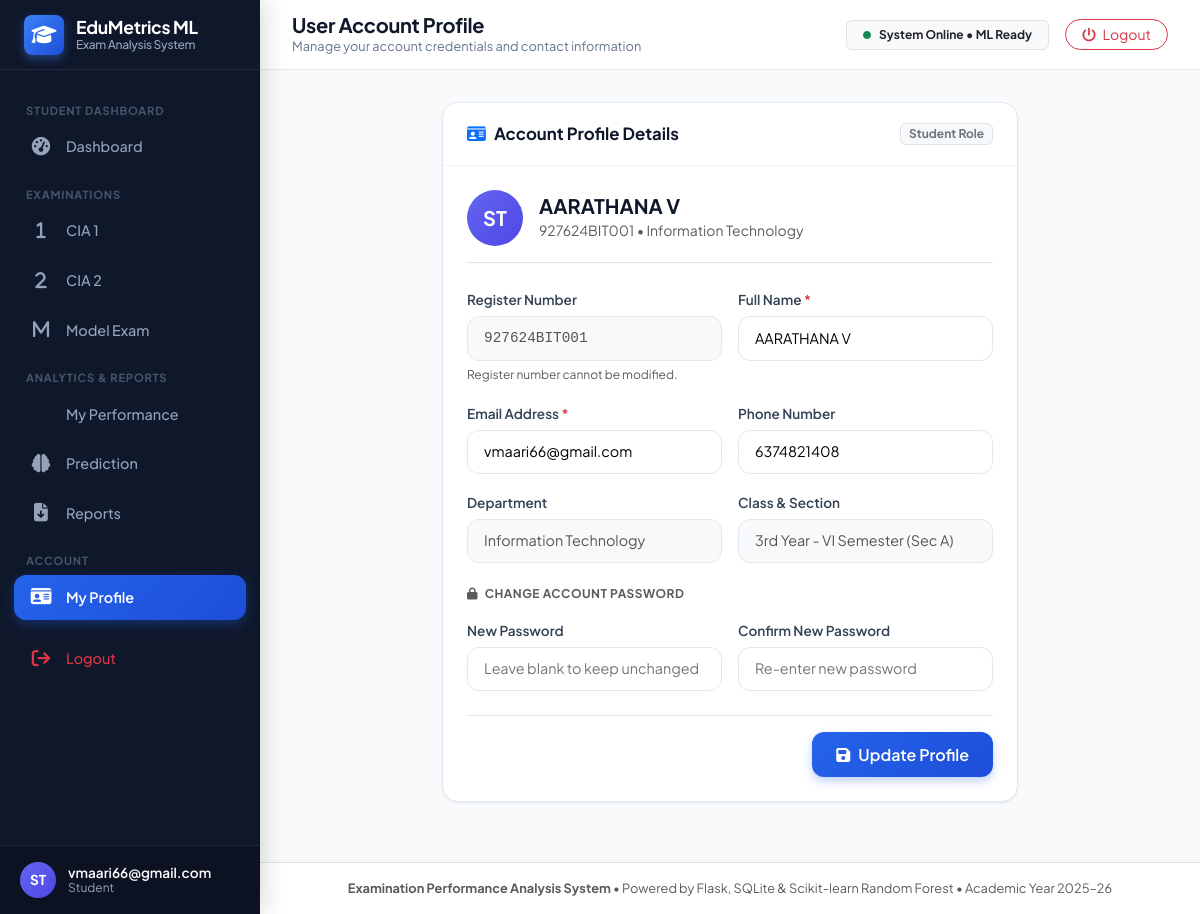
The page /profile (signed in) on the database its author committed.
### tables this page shows
CREATE TABLE students (
            id INTEGER PRIMARY KEY AUTOINCREMENT,
            register_number TEXT UNIQUE NOT NULL,
            name TEXT NOT NULL,
            email TEXT NOT NULL,
            phone TEXT,
            department TEXT,
            year TEXT,
            semester TEXT,
            section TEXT,
            date_of_birth TEXT,
            gender TEXT,
            password_hash TEXT NOT NULL,
            created_at TIMESTAMP DEFAULT CURRENT_TIMESTAMP
        );

### app.py (the view, shortened to what this page needs)
@app.route('/profile', methods=['GET', 'POST'])
@login_required
def profile():
    user_id = session.get('user_id')
    role = session.get('role')
    conn = get_db_connection()
    if role == 'admin':
        user = conn.execute("SELECT * FROM admins WHERE id = ?", (user_id,)).fetchone()
    else:
        user = conn.execute("SELECT * FROM students WHERE id = ?", (user_id,)).fetchone()
    conn.close()
    return render_template('profile.html', active_page='profile', user=user)

### app.py (called while the page is built)
def login_required(f):
    @wraps(f)
    def decorated_function(*args, **kwargs):
        if 'user_id' not in session:
            flash("Please log in to access this portal.", "warning")
            return redirect(url_for('login'))
        return f(*args, **kwargs)
    return decorated_function

### database.py (called while the page is built)
def get_db_connection():
    os.makedirs(Config.DB_DIR, exist_ok=True)
    os.makedirs(Config.REPORTS_DIR, exist_ok=True)
    os.makedirs(Config.UPLOAD_DIR, exist_ok=True)
    os.makedirs(Config.ML_DIR, exist_ok=True)
    conn = sqlite3.connect(Config.DB_PATH)
    conn.row_factory = sqlite3.Row
    conn.execute("PRAGMA foreign_keys = ON")
    return conn

### templates/profile.html (shortened to what this page needs)
{% extends "base.html" %}
{% block page_title %}User Account Profile{% endblock %}
{% block page_subtitle %}Manage your account credentials and contact information{% endblock %}
{% block content %}
<div class="row justify-content-center">
  <div class="col-lg-8">
    <div class="custom-card">
      <div class="custom-card-header">
        <h5 class="card-title"><i class="fa-solid fa-id-card text-primary"></i> Account Profile Details</h5>
        <span class="badge bg-light text-secondary border">{{ session.get('role')|capitalize }} Role</span>
      </div>
      <div class="custom-card-body p-4">
        <form action="{{ url_for('profile') }}" method="POST">
          <div class="d-flex align-items-center gap-3 mb-4 pb-3 border-bottom">
            <div class="user-avatar" style="width: 56px; height: 56px; font-size: 1.25rem;">
              {% if session.get('role') == 'admin' %}AD{% else %}ST{% endif %}
            </div>
            <div>
              <h5 class="fw-bold mb-0">{{ user.name if session.get('role') == 'student' else user.username }}</h5>
              <small class="text-muted">
                {% if session.get('role') == 'student' %}
                  {{ user.register_number }} • {{ user.department }}
                {% else %}
                  System Administrator • Full Access
                {% endif %}
              </small>
            </div>
          </div>
          {% if session.get('role') == 'student' %}
            <div class="row g-3 mb-4">
              <div class="col-md-6">
                <label class="form-label-custom">Register Number</label>
                <input type="text" class="form-control-custom bg-light font-monospace" value="{{ user.register_number }}" disabled>
                <small class="text-muted" style="font-size: 0.75rem;">Register number cannot be modified.</small>
              </div>
              <div class="col-md-6">
                <label class="form-label-custom">Full Name <span class="text-danger">*</span></label>
                <input type="text" name="name" class="form-control-custom" value="{{ user.name }}" required>
              </div>
              <div class="col-md-6">
                <label class="form-label-custom">Email Address <span class="text-danger">*</span></label>
                <input type="email" name="email" class="form-control-custom" value="{{ user.email }}" required>
              </div>
              <div class="col-md-6">
                <label class="form-label-custom">Phone Number</label>
                <input type="tel" name="phone" class="form-control-custom" value="{{ user.phone or '' }}">
              </div>
              <div class="col-md-6">
                <label class="form-label-custom">Department</label>
                <input type="text" class="form-control-custom bg-light" value="{{ user.department }}" disabled>
              </div>
              <div class="col-md-6">
                <label class="form-label-custom">Class & Section</label>
                <input type="text" class="form-control-custom bg-light" value="{{ user.year }} - {{ user.semester }} (Sec {{ user.section }})" disabled>
              </div>
            </div>
          {% endif %}
          <h6 class="text-uppercase text-muted fw-bold mb-3 mt-4" style="font-size: 0.75rem; letter-spacing: 0.5px;">
            <i class="fa-solid fa-lock me-1"></i> Change Account Password
          </h6>
          <div class="row g-3 mb-4">
            <div class="col-md-6">
              <label class="form-label-custom">New Password</label>
              <input type="password" name="new_password" class="form-control-custom" placeholder="Leave blank to keep unchanged">
            </div>
            <div class="col-md-6">
              <label class="form-label-custom">Confirm New Password</label>
              <input type="password" name="confirm_password" class="form-control-custom" placeholder="Re-enter new password">
            </div>
          </div>
          <div class="d-flex justify-content-end gap-2 pt-3 border-top">
            <button type="submit" class="btn-primary-custom px-4">
              <i class="fa-solid fa-floppy-disk"></i> Update Profile
            </button>
          </div>
        </form>
      </div>
    </div>
  </div>
</div>
{% endblock %}

### templates/base.html (shortened to what this page needs)
<!DOCTYPE html>
<html lang="en">
<head>
  <link href="https://cdn.jsdelivr.net/npm/bootstrap@5.3.3/dist/css/bootstrap.min.css" rel="stylesheet">
  <link rel="stylesheet" href="https://cdnjs.cloudflare.com/ajax/libs/font-awesome/6.5.1/css/all.min.css">
  <link rel="stylesheet" href="{{ url_for('static', filename='css/style.css') }}">
</head>
<body>
<div class="app-wrapper">
  <aside class="sidebar">
    <div class="sidebar-brand">
      <div class="brand-icon">
        <i class="fa-solid fa-graduation-cap"></i>
      </div>
      <div class="brand-text">
        EduMetrics ML
        <span>Exam Analysis System</span>
      </div>
    </div>
    <div class="sidebar-menu">
      {% if session.get('role') == 'admin' %}
        <div class="menu-section">Main Dashboard</div>
        <a href="{{ url_for('dashboard') }}" class="sidebar-link {% if active_page == 'dashboard' %}active{% endif %}">
          <i class="fa-solid fa-chart-pie"></i>
          <span>Dashboard</span>
        </a>
        <a href="{{ url_for('students_list') }}" class="sidebar-link {% if active_page == 'students' %}active{% endif %}">
          <i class="fa-solid fa-user-graduate"></i>
          <span>Students</span>
        </a>
        <div class="menu-section">Exam Marks Management</div>
        <a href="{{ url_for('exam_view', exam_type='cia1') }}" class="sidebar-link {% if active_page == 'cia1' %}active{% endif %}">
          <i class="fa-solid fa-1"></i>
          <span>CIA 1</span>
        </a>
        <a href="{{ url_for('exam_view', exam_type='cia2') }}" class="sidebar-link {% if active_page == 'cia2' %}active{% endif %}">
          <i class="fa-solid fa-2"></i>
          <span>CIA 2</span>
        </a>
        <a href="{{ url_for('exam_view', exam_type='model') }}" class="sidebar-link {% if active_page == 'model' %}active{% endif %}">
          <i class="fa-solid fa-m"></i>
          <span>Model Exam</span>
        </a>
        <div class="menu-section">Analytics & Intelligence</div>
        <a href="{{ url_for('performance_analysis') }}" class="sidebar-link {% if active_page == 'performance_analysis' %}active{% endif %}">
          <i class="fa-solid fa-chart-line"></i>
          <span>Performance Analysis</span>
        </a>
        <a href="{{ url_for('predictions') }}" class="sidebar-link {% if active_page == 'predictions' %}active{% endif %}">
          <i class="fa-solid fa-brain"></i>
          <span>ML Prediction</span>
        </a>
        <a href="{{ url_for('reports_hub') }}" class="sidebar-link {% if active_page == 'reports' %}active{% endif %}">
          <i class="fa-solid fa-file-pdf"></i>
          <span>Reports</span>
        </a>
        <div class="menu-section">Account</div>
        <a href="{{ url_for('profile') }}" class="sidebar-link {% if active_page == 'profile' %}active{% endif %}">
          <i class="fa-solid fa-user-gear"></i>
          <span>Profile</span>
        </a>
      {% else %}
        <div class="menu-section">Student Dashboard</div>
        <a href="{{ url_for('student_dashboard') }}" class="sidebar-link {% if active_page == 'student_dashboard' %}active{% endif %}">
          <i class="fa-solid fa-gauge-high"></i>
          <span>Dashboard</span>
        </a>
        <div class="menu-section">Examinations</div>
        <a href="{{ url_for('student_exam_page', exam_type='cia1') }}" class="sidebar-link {% if active_page == 'student_cia1' %}active{% endif %}">
          <i class="fa-solid fa-1"></i>
          <span>CIA 1</span>
        </a>
        <a href="{{ url_for('student_exam_page', exam_type='cia2') }}" class="sidebar-link {% if active_page == 'student_cia2' %}active{% endif %}">
          <i class="fa-solid fa-2"></i>
          <span>CIA 2</span>
        </a>
        <a href="{{ url_for('student_exam_page', exam_type='model') }}" class="sidebar-link {% if active_page == 'student_model' %}active{% endif %}">
          <i class="fa-solid fa-m"></i>
          <span>Model Exam</span>
        </a>
        <div class="menu-section">Analytics & Reports</div>
        <a href="{{ url_for('student_performance_page') }}" class="sidebar-link {% if active_page == 'student_performance' %}active{% endif %}">
          <span>My Performance</span>
        </a>
        <a href="{{ url_for('student_prediction') }}" class="sidebar-link {% if active_page == 'student_prediction' %}active{% endif %}">
          <i class="fa-solid fa-brain"></i>
          <span>Prediction</span>
        </a>
        <a href="{{ url_for('student_report') }}" class="sidebar-link {% if active_page == 'student_report' %}active{% endif %}">
          <i class="fa-solid fa-file-arrow-down"></i>
          <span>Reports</span>
        </a>
        <div class="menu-section">Account</div>
        <a href="{{ url_for('profile') }}" class="sidebar-link {% if active_page == 'profile' %}active{% endif %}">
          <i class="fa-solid fa-id-card"></i>
          <span>My Profile</span>
        </a>
      {% endif %}
      <a href="{{ url_for('logout') }}" class="sidebar-link text-danger mt-3">
        <i class="fa-solid fa-arrow-right-from-bracket"></i>
        <span>Logout</span>
      </a>
    </div>
    <div class="sidebar-footer">
      <div class="user-badge">
        <div class="user-avatar">
          {% if session.get('role') == 'admin' %}AD{% else %}ST{% endif %}
        </div>
        <div class="user-meta">
          <div class="user-name">{{ session.get('user_name', 'User') }}</div>
          <div class="user-role">{{ session.get('role', 'Student') | capitalize }}</div>
        </div>
      </div>
    </div>
  </aside>
  <main class="main-content">
    <header class="topbar">
      <div class="topbar-left">
        <div>
          <h1 class="page-title mb-0">{% block page_title %}Dashboard{% endblock %}</h1>
          <div class="page-breadcrumb">{% block page_subtitle %}Examination Performance & Analytics Portal{% endblock %}</div>
        </div>
      </div>
      <div class="topbar-right">
        <span class="badge bg-light text-dark border py-2 px-3 d-none d-md-inline-flex align-items-center gap-2">
          <i class="fa-solid fa-circle text-success" style="font-size: 0.5rem;"></i>
          System Online • ML Ready
        </span>
        <a href="{{ url_for('logout') }}" class="btn btn-outline-danger btn-sm rounded-pill px-3">
          <i class="fa-solid fa-power-off me-1"></i> Logout
        </a>
      </div>
    </header>
    <div class="content-body">
      {% block content %}{% endblock %}
    </div>
    <footer class="p-3 text-center text-muted border-top bg-white mt-auto" style="font-size: 0.8rem;">
      <strong>Examination Performance Analysis System</strong> • Powered by Flask, SQLite & Scikit-learn Random Forest • Academic Year 2025–26
    </footer>
  </main>
</div>
</body>
</html>

### rows shown on the page
students: get "vmaari66@gmail.com", name "AARATHANA V", register_number "927624BIT001", department "Information Technology", email "vmaari66@gmail.com", phone "6374821408", year "3rd Year - VI Semester (Sec A)"

### other values the page prints
{{ session.get('role', 'Student') | capitalize }} "Student"
{{ session.get('role')|capitalize }} "Student"
